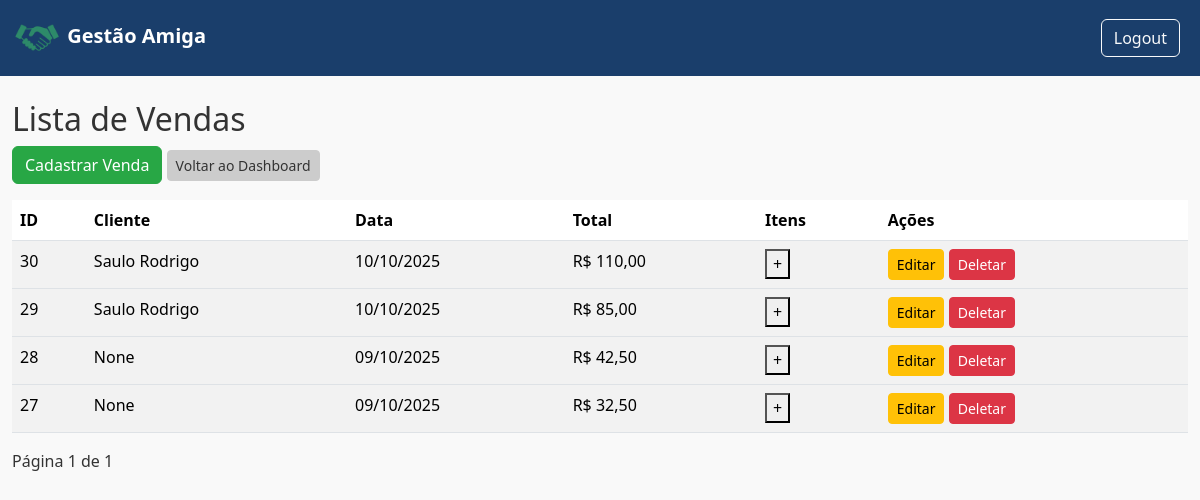
Page /9/vendas/ (signed in) on the earlier database version.
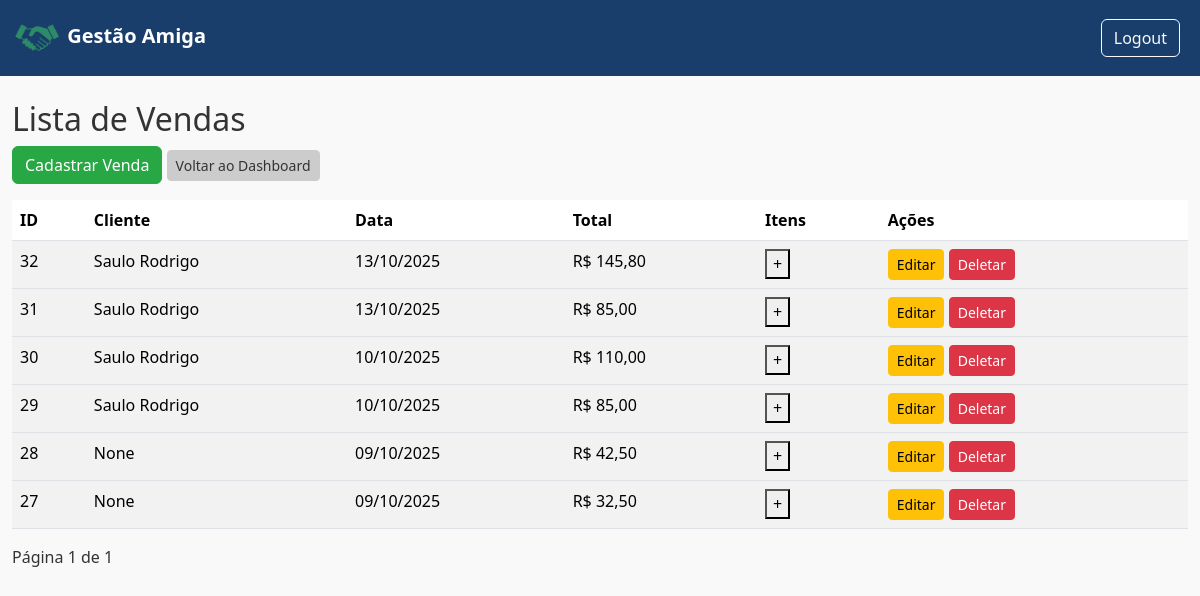
Same page on the later database version.
### gestao/models.py (models this page shows, shortened)
class Venda(models.Model):
    FORMAS_PAGAMENTO = [
        ('dinheiro', 'Espécie'),
        ('pix', 'PIX'),
        ('debito', 'Débito'),
        ('credito_avista', 'Crédito à vista'),
        ('credito_parcelado', 'Crédito Parcelado'),
    ]
    loja = models.ForeignKey(Loja, on_delete=models.CASCADE, related_name="vendas", default=1)
    cliente = models.ForeignKey(Cliente, on_delete=models.CASCADE, related_name="vendas_cliente", blank = True, null = True)
    forma_pagamento = models.CharField(max_length=20, choices=FORMAS_PAGAMENTO, default='dinheiro')
    parcelas = models.IntegerField(default=1)
    data = models.DateTimeField(auto_now_add=True)
    valor_total = models.DecimalField(max_digits=10, decimal_places=2, default=0)

class Cliente(models.Model):
    usuario = models.ForeignKey(User, on_delete=models.CASCADE)
    loja = models.ForeignKey(Loja, on_delete=models.CASCADE, default=1)
    nome = models.CharField(max_length=100)
    email = models.EmailField(blank=True, null=True)
    telefone = models.CharField(max_length=20, blank = True, null=True)
    endereco = models.TextField(blank = True, null=True)
    data_cadastro = models.DateTimeField(auto_now_add=True)
    total_compras = models.IntegerField(default=0)
    def __str__(self):
        return self.nome

### gestao/views.py (the view)
# urls.py: path('<int:loja_id>/vendas/', views.lista_vendas, name="lista_vendas"),
@login_required
def lista_vendas(request, loja_id):
    vendas = Venda.objects.filter(loja_id=loja_id).prefetch_related('itens').order_by('-id')
    paginator = Paginator(vendas, 10)
    page_number = request.GET.get('page')
    page_obj = paginator.get_page(page_number)
    return render(
        request,
        'financeiro/lista_vendas.html',
        {
            'vendas': page_obj,
            'loja_id': loja_id,
            'page_obj': page_obj
        }
    )

### templates/financeiro/lista_vendas.html (shortened to what this page needs)
{% extends 'base.html' %}
{% block content %}
<h2>Lista de Vendas</h2>
<a href="{% url 'cadastrar_venda' loja_id %}" class="btn btn-primary">Cadastrar Venda</a>
<a href="{% url 'dashboard_loja' loja_id %}" class="btn btn-secondary btn-sm">Voltar ao Dashboard</a>
<div class="table-responsive mt-3">
<table class="table table-striped">
    <thead>
        <tr>
            <th style="text-align: left;">ID</th>
            <th>Cliente</th>
            <th>Data</th>
            <th>Total</th>
            <th>Itens</th>
            <th>Ações</th>
        </tr>
    </thead>
    <tbody>
        {% for venda in page_obj %}
        <tr>
            <td style="text-align: left;">{{ venda.id }}</td>
            <td>{{ venda.cliente }}</td>
            <td>{{ venda.data|date:"d/m/Y" }}</td>
            <td>R$ {{ venda.valor_total }}</td>
            <td>
                <button class="toggle-itens" data-id="{{ venda.id }}">+</button>
            </td>
            <td>
                <a href="{% url 'editar_venda' loja_id venda.id %}" class="btn btn-warning btn-sm">Editar</a>
                <a href="{% url 'deletar_venda' loja_id venda.id %}" class="btn btn-danger btn-sm">Deletar</a>
            </td>
        </tr>
        {% endfor %}
    </tbody>
</table>
</div>
<div class="pagination">
    <span>Página {{ page_obj.number }} de {{ page_obj.paginator.num_pages }}</span>
</div>
{% endblock%}

Differences in the rows shown:
added Venda: id "32", cliente "Saulo Rodrigo", data "13/10/2025", valor_total "145,80"
added Venda: id "31", cliente "Saulo Rodrigo", data "13/10/2025", valor_total "85,00"
